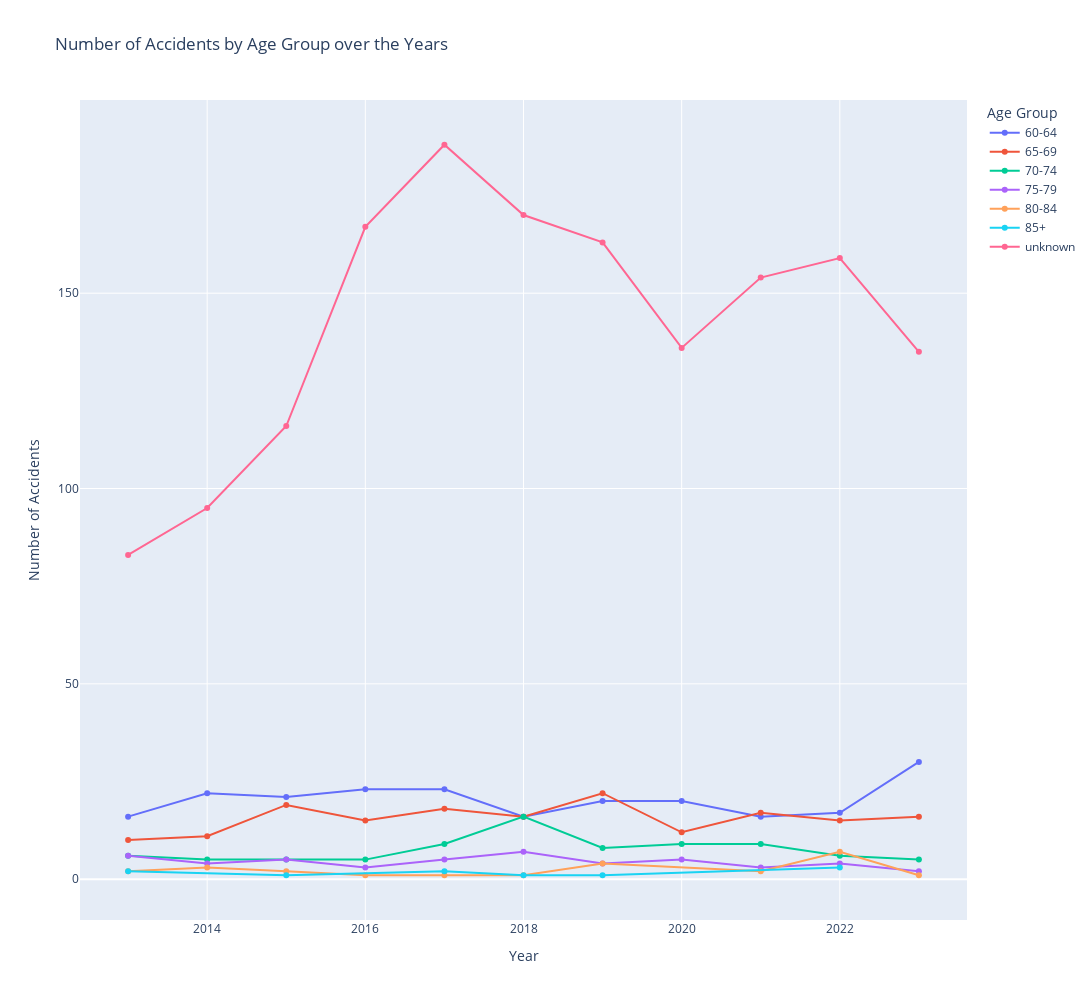

The notebook cell saved with this chart:
### Code cell
import plotly.express as px

# mm_by_year_and_age_group has columns: 
#    accident_year | age_group | count | percentage

fig = px.line(
    mm_by_year_and_age_group[(mm_by_year_and_age_group.accident_year < 2024) & ( mm_by_year_and_age_group.age_group.isin(age_list_c))],
    x='accident_year',
    y='count',             # or use 'percentage' if you want percentages
    color='age_group',     # each age group will be its own line
    markers=True,          # show markers
    title="Number of Accidents by Age Group over the Years",
    labels={
        "accident_year": "Year",
        "count": "Number of Accidents",
        "age_group": "Age Group"
    }
)

fig.update_layout(
    width=1600,
    height=1000
)

fig.show()

### Figure 1 — Plotly figure (JSON) as saved in the notebook; plotly's stock layout.template omitted (floating-point values rounded to 4 significant figures)
{"data": [{"hovertemplate": "Age Group=60-64<br>Year=%{x}<br>Number of Accidents=%{y}<extra></extra>", "legendgroup": "60-64", "line": {"color": "#636efa", "dash": "solid"}, "marker": {"symbol": "circle"}, "mode": "lines+markers", "name": "60-64", "orientation": "v", "showlegend": true, "type": "scatter", "x": [2013, 2014, 2015, 2016, 2017, 2018, 2019, 2020, 2021, 2022, 2023], "xaxis": "x", "y": [16, 22, 21, 23, 23, 16, 20, 20, 16, 17, 30], "yaxis": "y"}, {"hovertemplate": "Age Group=65-69<br>Year=%{x}<br>Number of Accidents=%{y}<extra></extra>", "legendgroup": "65-69", "line": {"color": "#EF553B", "dash": "solid"}, "marker": {"symbol": "circle"}, "mode": "lines+markers", "name": "65-69", "orientation": "v", "showlegend": true, "type": "scatter", "x": [2013, 2014, 2015, 2016, 2017, 2018, 2019, 2020, 2021, 2022, 2023], "xaxis": "x", "y": [10, 11, 19, 15, 18, 16, 22, 12, 17, 15, 16], "yaxis": "y"}, {"hovertemplate": "Age Group=70-74<br>Year=%{x}<br>Number of Accidents=%{y}<extra></extra>", "legendgroup": "70-74", "line": {"color": "#00cc96", "dash": "solid"}, "marker": {"symbol": "circle"}, "mode": "lines+markers", "name": "70-74", "orientation": "v", "showlegend": true, "type": "scatter", "x": [2013, 2014, 2015, 2016, 2017, 2018, 2019, 2020, 2021, 2022, 2023], "xaxis": "x", "y": [6, 5, 5, 5, 9, 16, 8, 9, 9, 6, 5], "yaxis": "y"}, {"hovertemplate": "Age Group=75-79<br>Year=%{x}<br>Number of Accidents=%{y}<extra></extra>", "legendgroup": "75-79", "line": {"color": "#ab63fa", "dash": "solid"}, "marker": {"symbol": "circle"}, "mode": "lines+markers", "name": "75-79", "orientation": "v", "showlegend": true, "type": "scatter", "x": [2013, 2014, 2015, 2016, 2017, 2018, 2019, 2020, 2021, 2022, 2023], "xaxis": "x", "y": [6, 4, 5, 3, 5, 7, 4, 5, 3, 4, 2], "yaxis": "y"}, {"hovertemplate": "Age Group=80-84<br>Year=%{x}<br>Number of Accidents=%{y}<extra></extra>", "legendgroup": "80-84", "line": {"color": "#FFA15A", "dash": "solid"}, "marker": {"symbol": "circle"}, "mode": "lines+markers", "name": "80-84", "orientation": "v", "showlegend": true, "type": "scatter", "x": [2013, 2014, 2015, 2016, 2017, 2018, 2019, 2021, 2022, 2023], "xaxis": "x", "y": [2, 3, 2, 1, 1, 1, 4, 2, 7, 1], "yaxis": "y"}, {"hovertemplate": "Age Group=85+<br>Year=%{x}<br>Number of Accidents=%{y}<extra></extra>", "legendgroup": "85+", "line": {"color": "#19d3f3", "dash": "solid"}, "marker": {"symbol": "circle"}, "mode": "lines+markers", "name": "85+", "orientation": "v", "showlegend": true, "type": "scatter", "x": [2013, 2015, 2017, 2018, 2019, 2022], "xaxis": "x", "y": [2, 1, 2, 1, 1, 3], "yaxis": "y"}, {"hovertemplate": "Age Group=unknown<br>Year=%{x}<br>Number of Accidents=%{y}<extra></extra>", "legendgroup": "unknown", "line": {"color": "#FF6692", "dash": "solid"}, "marker": {"symbol": "circle"}, "mode": "lines+markers", "name": "unknown", "orientation": "v", "showlegend": true, "type": "scatter", "x": [2013, 2014, 2015, 2016, 2017, 2018, 2019, 2020, 2021, 2022, 2023], "xaxis": "x", "y": [83, 95, 116, 167, 188, 170, 163, 136, 154, 159, 135], "yaxis": "y"}], "layout": {"height": 1000, "legend": {"title": {"text": "Age Group"}, "tracegroupgap": 0}, "title": {"text": "Number of Accidents by Age Group over the Years"}, "width": 1600, "xaxis": {"anchor": "y", "domain": [0, 1], "title": {"text": "Year"}}, "yaxis": {"anchor": "x", "domain": [0, 1], "title": {"text": "Number of Accidents"}}}}
